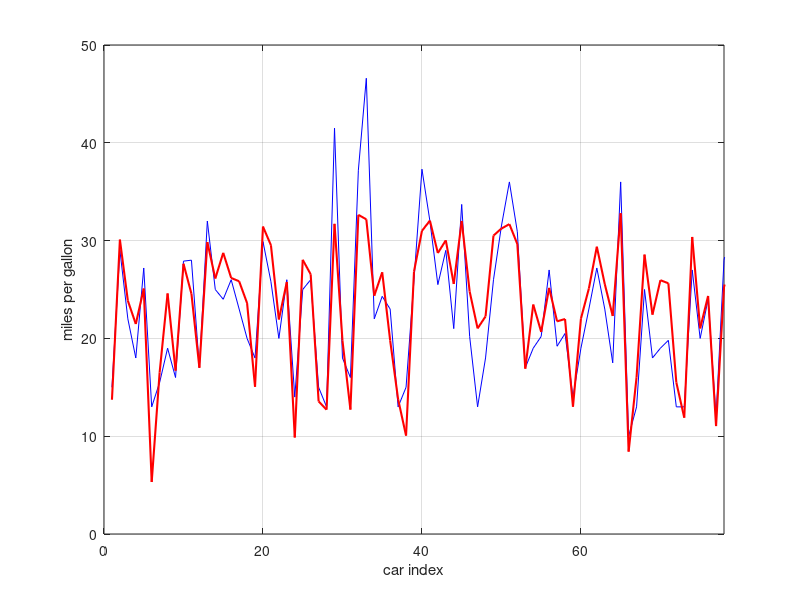

MATLAB code to generate this figure:
load('D_mpg')
M = size(D_mpg,2);
P = 314;
T = M-P;
y = D_mpg(7,:)';
X = D_mpg(1:6,:);
Xh = [X; ones(1,M)];
Xtr = Xh(:,1:P);
Xte = Xh(:,P+1:M);
ytr = y(1:P);
yte = y(P+1:M);
ws = inv(Xtr*transpose(Xtr))*Xtr*ytr
y1 = Xtr'*ws;
y2 = Xte'*ws;
e_tr = sqrt((norm(y1-ytr)^2)/P)
e_te = sqrt((norm(y2-yte)^2)/T)

set(gca,'fontsize',14)
ind = 1:1:P;
plot(ind, ytr,'b-', ind, y1,'r-', 'linew', 1.5)
grid
axis([0 78 0 50])
xlabel('car index')
ylabel('miles per gallon')